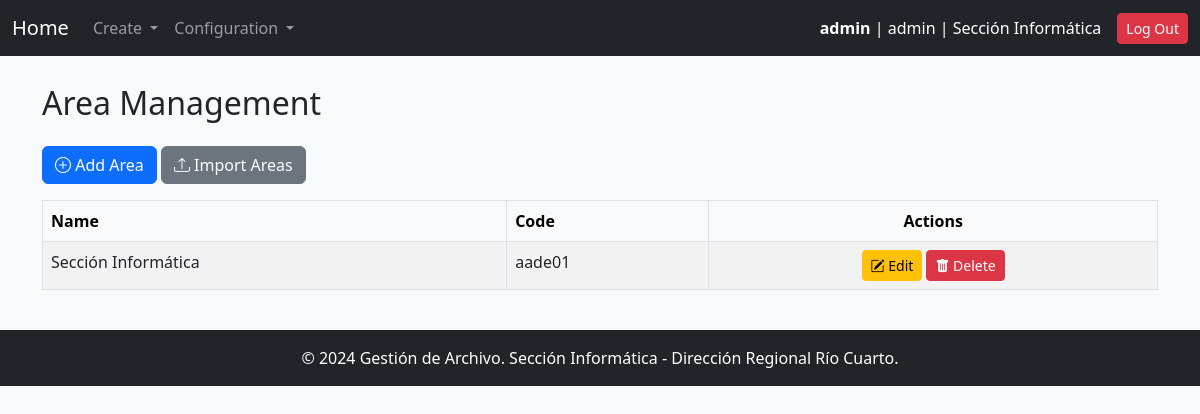
The page /areas/ (signed in) on the database as committed earlier.
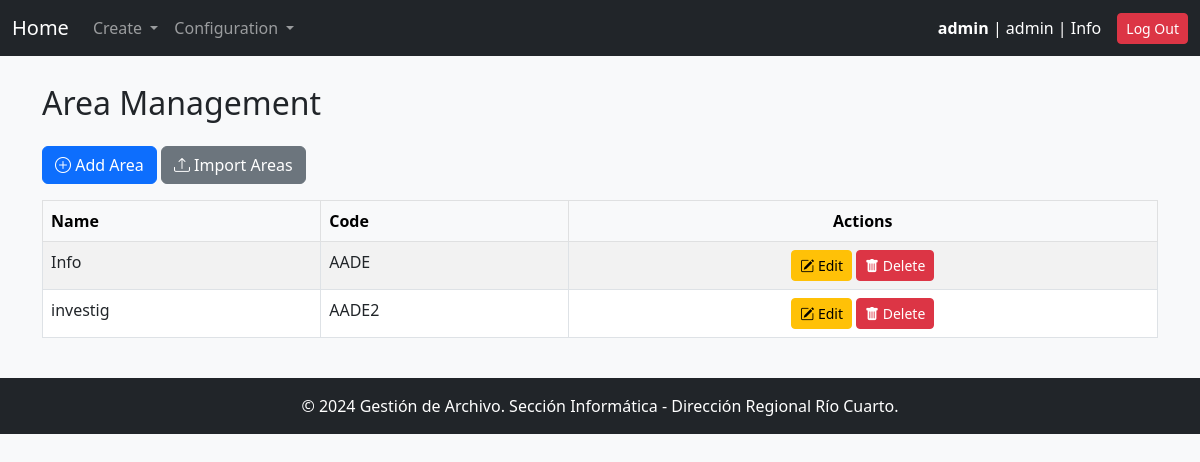
The same page on the database as committed later.
### gestion_archivo_app/models.py (models this page shows, shortened)
class User(AbstractUser):
    ROLE_CHOICES = [
        ('user', 'User'),
        ('manager', 'Manager'),
        ('archive_responsible', 'Archive Responsible'),
        ('admin', 'System Administrator')
    ]
    role = models.CharField(max_length=20, choices=ROLE_CHOICES)
    area = models.ForeignKey('Area', on_delete=models.SET_NULL, null=True, blank=True)

class Area(models.Model):
    code = models.CharField(max_length=30, unique=True, verbose_name="Area Code")
    name = models.CharField(max_length=100, unique=True, verbose_name="Area Name")
    description = models.TextField(blank=True, null=True, verbose_name="Description")

### gestion_archivo_app/views.py (the view)
# urls.py: path("areas/", area_list, name="area_list"),
@login_required
@user_passes_test(is_admin)
def area_list(request):
    areas = Area.objects.all()
    return render(request, "area_list.html", {"areas": areas})

### gestion_archivo_app/context_processors.py (called while the page is built)
def system_config(request):
    try:
        pagination_limit = SystemConfigKeyValues.objects.get(key="pagination_limit").value
    except SystemConfigKeyValues.DoesNotExist:
        pagination_limit = 10  # default value
    return {"pagination_limit": pagination_limit}

### gestion_archivo_app/views.py (called while the page is built)
def is_admin(user):
    return user.role == 'admin'

### gestion_archivo_app/templates/area_list.html
{% extends "base.html" %}
{% block content %}
<div class="container mt-4">
    <h2 class="mb-4">Area Management</h2>
    <div class="mb-3">
        <a href="{% url 'area_create' %}" class="btn btn-primary">
            <i class="bi bi-plus-circle"></i> Add Area
        </a>
        <a href="{% url 'area_import' %}" class="btn btn-secondary">
            <i class="bi bi-upload"></i> Import Areas
        </a>
    </div>
    <table class="table table-bordered table-striped">
        <thead class="table-light">
            <tr>
                <th>Name</th>
                <th>Code</th>
                <th class="text-center">Actions</th>
            </tr>
        </thead>
        <tbody>
            {% for area in areas %}
                <tr>
                    <td>{{ area.name }}</td>
                    <td>{{ area.code }}</td>
                    <td class="text-center">
                        <a href="{% url 'area_update' area.id %}" class="btn btn-sm btn-warning">
                            <i class="bi bi-pencil-square"></i> Edit
                        </a>
                        <a href="{% url 'area_delete' area.id %}" class="btn btn-sm btn-danger">
                            <i class="bi bi-trash-fill"></i> Delete
                        </a>
                    </td>
                </tr>
            {% empty %}
                <tr>
                    <td colspan="3" class="text-center">No areas available.</td>
                </tr>
            {% endfor %}
        </tbody>
    </table>
</div>
{% endblock %}

### gestion_archivo_app/templates/base.html (shortened to what this page needs)
<!DOCTYPE html>
<html lang="en">
<head>
    {% load static %}
    <link href="https://cdn.jsdelivr.net/npm/bootstrap@5.3.0/dist/css/bootstrap.min.css" rel="stylesheet">
    <link href="https://cdn.jsdelivr.net/npm/bootstrap-icons/font/bootstrap-icons.css" rel="stylesheet">
</head>
<body class="bg-light" a>
    <nav class="navbar navbar-expand-lg navbar-dark bg-dark">
        <div class="container-fluid">
            <a class="navbar-brand" href="{% url 'main' %}">Home</a>
            <div class="collapse navbar-collapse" id="navbarNav">
                <ul class="navbar-nav me-auto">
                    <li class="nav-item dropdown">
                        <a class="nav-link dropdown-toggle" href="#" id="createDropdown" role="button" data-bs-toggle="dropdown" aria-expanded="false">
                            Create
                        </a>
                    </li>
                {% if user.is_authenticated and user.role == 'admin' %}
                    <li class="nav-item dropdown">
                    <a class="nav-link dropdown-toggle" href="#" id="createDropdown" role="button" data-bs-toggle="dropdown" aria-expanded="false">
                       Configuration
                    </a>
                    </li>
                 {% endif %}
                </ul>
            </div>
                <div class="d-flex align-items-center">
                    {% if user.is_authenticated %}
                        <span class="text-white me-3">
                            <strong>{{ user.username }}</strong> | {{ user.role }} | {{ user.area.name }}
                        </span>
                        <a href="{% url 'logout' %}" class="btn btn-danger btn-sm">Log Out</a>
                    {% else %}
                        <a href="{% url 'login' %}" class="btn btn-success btn-sm">Log In</a>
                    {% endif %}
                </div>
            </div>
    </nav>
    <div class="container-fluid py-4" style='margin-top:-20px' >
        {% block content %}{% endblock %}
    </div>
    <footer class="bg-dark text-white text-center py-3 mt-auto">
        <p class="mb-0">&copy; 2024 Gestión de Archivo. Sección Informática - Dirección Regional Río Cuarto.</p>
    </footer>
</body>
</html>

Rows that differ between the two databases and show on the page:
changed User "admin": area.name "Sección Informática" → "Info"
changed Area: name "Sección Informática" → "Info"; code "aade01" → "AADE"
added Area: name "investig", code "AADE2"
